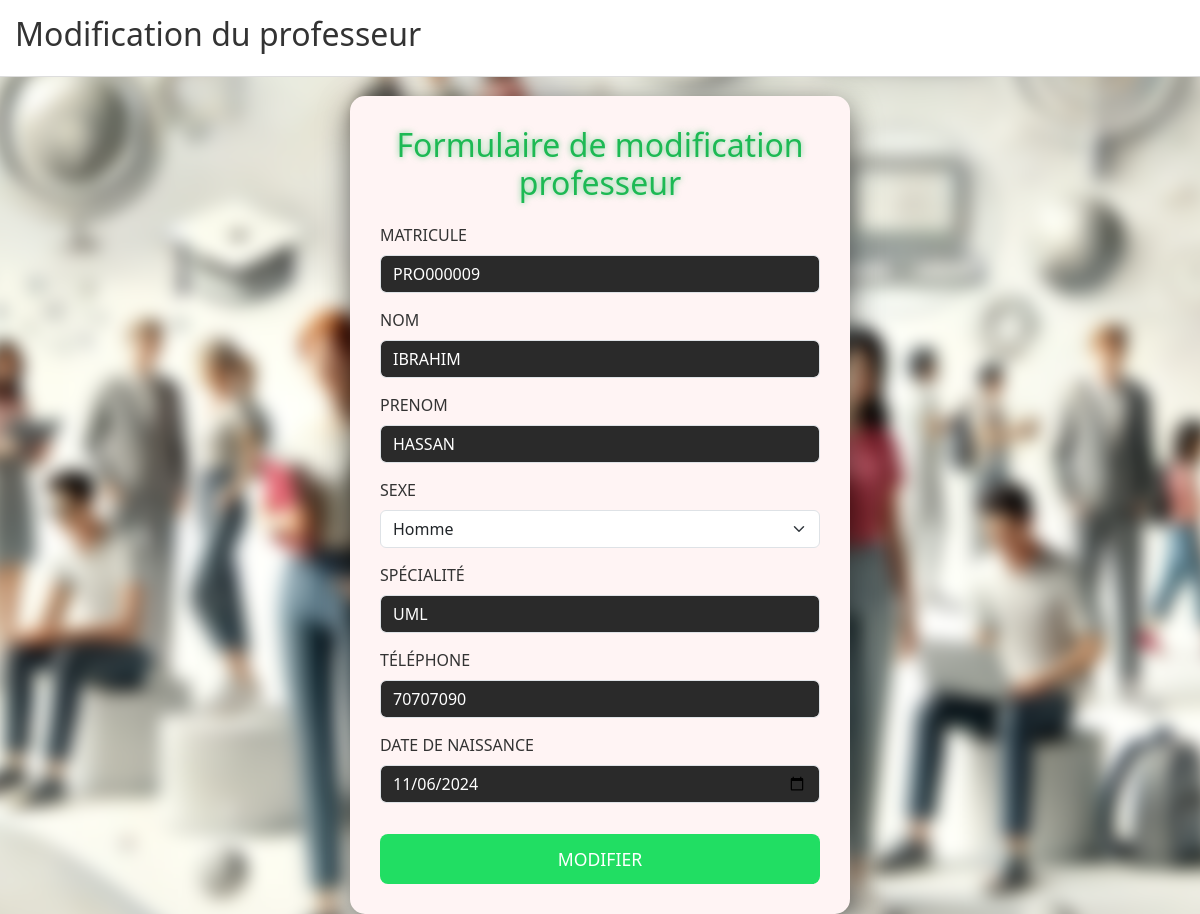
The page /views/Professeur/proedit.php?matricule=PRO000009 on the database its author committed.
### tables this page shows
CREATE TABLE `professeurs` (
  `matricule` varchar(50) NOT NULL,
  `nom` varchar(100) NOT NULL,
  `prenom` varchar(100) NOT NULL,
  `sexe` char(1) NOT NULL,
  `tel` varchar(15) NOT NULL,
  `ddn` date NOT NULL,
  `matiere` varchar(100) NOT NULL,
  PRIMARY KEY (`matricule`)
);

### models/Provider.php (called while the page is built, shortened)
<?php
class Provider {
    private $host = 'localhost';
    private $dbName = "scolarite";
    private $user = "root";
    private $password = "";
    public function getConnection() {
        try {
            $con = new PDO("mysql:host=$this->host;dbname=$this->dbName;charset=utf8", $this->user, $this->password);
            $con->setAttribute(PDO::ATTR_ERRMODE, PDO::ERRMODE_EXCEPTION);
            return $con;
        } catch (PDOException $e) {
            echo "Erreur de connexion : " . $e->getMessage();
            return null;
        }
    }
}

### models/ProfesseurService.php (called while the page is built, shortened)
<?php
require_once('Provider.php');
class ProfesseurService
{
    private $connexion;
    function __construct()
    {
        $p = new Provider();
        $this->connexion = $p->getconnection();
    }
    public function getByMatricule($matricule)
    {
        $requete = "select * from professeurs where matricule=:mat";
        $stmt = $this->connexion->prepare($requete);
        $res = $stmt->execute([
            'mat' => $matricule
        ]);
        $professeurs = $stmt->fetchAll(PDO::FETCH_ASSOC);
        return $professeurs[0];
    }
}
?>

### views/Professeur/proedit.php (the view, shortened to what this page needs)
<!DOCTYPE html>
<html lang="fr">
<head>
    <link href="https://cdn.jsdelivr.net/npm/bootstrap@5.3.0-alpha1/dist/css/bootstrap.min.css" rel="stylesheet">
    <link rel="stylesheet" href="https://cdnjs.cloudflare.com/ajax/libs/font-awesome/5.15.3/css/all.min.css">
    <link rel="stylesheet" href="style.css">
</head>
<body>
    <div class="navbar">
        <h2>Modification du professeur</h2>
    </div>
    <div class="container d-flex justify-content-center align-items-center mt-5 pt-5" style="min-height: 80vh;">
        <div class="form-container">
            <h1 class="text-center">Formulaire de modification professeur</h1>
            <?php
                $matricule = $_GET['matricule'];
                require_once('../../models/ProfesseurService.php');
                $profService = new ProfesseurService();
                $professeurs = $profService->getByMatricule($matricule);
            ?>
            <form action="../../controllers/ProfesseurCtrl.php" method="post" class="form-group">
                <label for="id" class="form-label">MATRICULE</label>
                <input type="text" name="matricule" id="matricule" class="form-control" value="<?= $professeurs['matricule'] ?>" readonly required>
                <label for="nom" class="form-label">NOM</label>
                <input type="text" name="nom" id="nom" class="form-control" value="<?= $professeurs['nom'] ?>" required>
                <label for="prenom" class="form-label">PRENOM</label>
                <input type="text" name="prenom" id="prenom" class="form-control" value="<?= $professeurs['prenom'] ?>" required>
                <label for="sexe" class="form-label">SEXE</label>
                <select name="sexe" id="sexe" class="form-select" required>
                    <option value="H" <?php if($professeurs['sexe'] == 'H') echo 'selected'; ?>>Homme</option>
                </select>
                <label for="matiere" class="form-label">SPÉCIALITÉ</label>
                <input type="text" name="matiere" id="matiere" class="form-control" value="<?= $professeurs['matiere'] ?>" required>
                <label for="tel" class="form-label">TÉLÉPHONE</label>
                <input type="number" name="tel" id="tel" class="form-control" value="<?= $professeurs['tel'] ?>" required>
                <label for="ddn" class="form-label">DATE DE NAISSANCE</label>
                <input type="date" name="ddn" id="ddn" class="form-control" value="<?= $professeurs['ddn'] ?>" required>
                <button type="submit" class="btn btn-submit mt-3">MODIFIER</button>
            </form>
        </div>
    </div>
</body>
</html>

### views/Professeur/style.css (style rules this page uses)
body { margin: 0; padding: 0; font-family: 'Segoe UI', Tahoma, Geneva, Verdana, sans-serif; color: #333; display: flex; justify-content: center; align-items: center; min-height: 100vh; position: relative; }
body::before { content: ''; position: fixed; top: 0; left: 0; width: 100%; height: 100%; background: url('image.png') no-repeat center center fixed; background-size: cover; z-index: -1; filter: blur(8px); transform: scale(1.05); }
.navbar { background-color: #fff; padding: 15px; border-bottom: 1px solid #ddd; position: fixed; width: 100%; top: 0; z-index: 10; }
.form-container { background-color: #fff4f4; border-radius: 15px; padding: 30px; box-shadow: 0 10px 30px rgba(0, 0, 0, 0.6); max-width: 500px; animation: fadeInUp 0.8s ease forwards; }
.form-container h1 { font-size: 2rem; color: #1db954; text-shadow: 0px 0px 6px rgba(29, 185, 84, 0.6); margin-bottom: 20px; text-align: center; }
input, select { background-color: #2a2a2a; border: 1px solid #444; color: #e0e0e0; padding: 10px; font-size: 1rem; border-radius: 5px; width: 100%; margin-bottom: 15px; transition: all 0.3s ease; }
.form-control { display: block; padding: .375rem .75rem; font-size: 1rem; font-weight: 400; line-height: 1.5; color: white; background-color: #2a2a2a; background-clip: padding-box; border: var(--bs-border-width) solid var(--bs-border-color); -webkit-appearance: none; -moz-appearance: none; appearance: none; border-radius: .375rem; transition: border-color .15s ease-in-out, box-shadow .15s ease-in-out; }
.btn-submit { background-color: #21de63; color: white; padding: 12px 30px; border: none; border-radius: 8px; font-size: 1.1rem; cursor: pointer; transition: all 0.3s ease; width: 100%; }

### rows shown on the page
professeurs: matricule "PRO000009", nom "IBRAHIM", prenom "HASSAN", sexe "Homme", matiere "UML", tel "70707090", ddn "11/06/2024"
